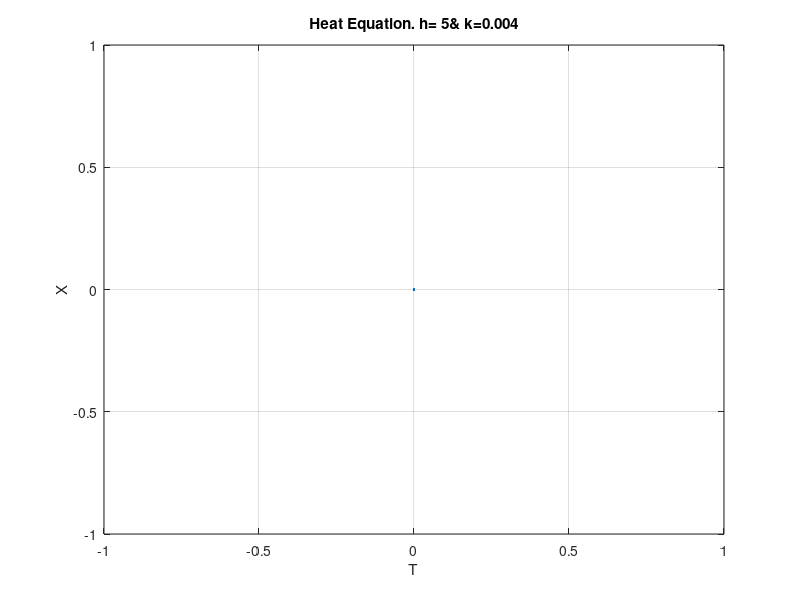

The MATLAB source for this figure:
%--------Homework#12-----Problem 1----
clear all
clc

h=input('Please Enter the value of h = ')% h=0.1 & 0.05
k=0.004;

xspan=[0 1];
x=xspan(1):h:xspan(2);

tspan=[0 .5];
t=tspan(1):k:tspan(2);

M=length(x);
N=length(t);

U=zeros(M,N);

U(:,1)=sin(pi*x);%Initial condition
r=k/h^2;         %Eq (12.13)

g0=0;        %Boundary condition
g1=0;        %Boundary condition
U(1,:)=g0;   %Eq (12.4)
U(end,:)=g1; %Eq (12.4)

%Eq (12.12)
for n=1:N-1
    for m=2:M-1
        U(m,n+1) = r*U(m+1,n) + (1-2*r)*U(m,n) + r*U(m-1,n);
    end
end

%Finding the exact value of U
for n=1:N
    for m=1:M
        U_exact(m,n) = sin(pi*x(m))*exp(-pi^2*t(n));
    end
end

Error = (U - U_exact); %Error
max(Error(:,(end)))

figure(1201)
plot(x,Error(:,(end)))
grid on
title(['Heat Equation. h= ',num2str(h),'& k=', num2str(k)])
xlabel('T');ylabel('X');